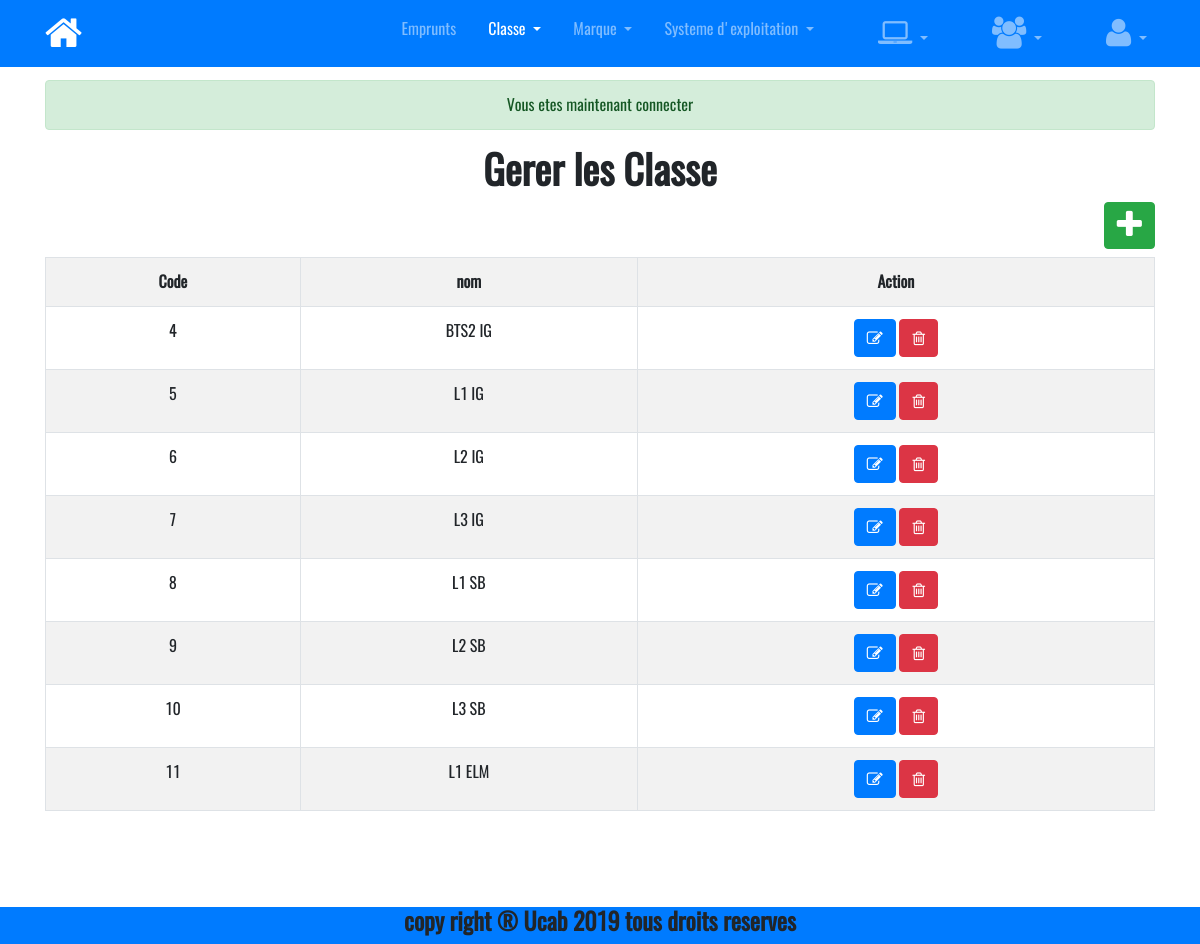
The page /index.php?p=classe (signed in) on the database its author committed.
### tables this page shows
CREATE TABLE `classe` (
  `id` int(11) NOT NULL,
  `nom` varchar(20) NOT NULL
);

### fonctions/fonction.php (called while the page is built, shortened)
<?php
function getDb(){
	$c = mysqli_connect('localhost','root','babacar','gestion_ordinateur') or die(mysqli_error($c));
	return $c;
}
function getAll($table){
 $c = getDb();    $req = "SELECT * FROM $table";
     $res = mysqli_query($c,$req) or die(mysqli_error($c));
      return _extract($res);
}
function _extract($res){
	$t = [];
	while ($c = mysqli_fetch_assoc($res)){
		$t[]=$c;
	}
	return $t;
}

### pages/classe/index.php (the view)
<?php
$classes = getAll('classe');
?>
<h1 class="text-center">Gerer les Classe</h1>
<div class="text-right">
	<a href="index.php?p=add_classe" class="btn btn-success mb-2" title="Nouvelle Classe">
        <span class="fa fa-2x fa-plus"></span>
    </a>
</div>
<table class="table table-striped table-bordered text-center">
	<tr>
		<th>Code</th>
		<th>nom</th>
		<th>Action</th>
	</tr>
	<?php foreach ($classes as $classe):?>
     <tr>
     	<td><?=$classe['id']?></td>
     	<td><?=$classe['nom']?></td>
     	<td>
     		<a class="btn btn-primary" href="index.php?p=edit_classe&id=<?=$classe['id']?>" title="Editer">
                <span class="fa fa-edit"></span>
            </a>
     		<a class="btn btn-danger" href="index.php?p=delete_classe&id=<?=$classe['id']?>" title="Supprimer">
                <span class="fa fa-trash-o"></span>
            </a>
     	</td>
     </tr>
	<?php endforeach;?>
</table>

### public/css/app.css (style rules this page uses)
body,h1,h2,h3,h4,h5,.btn,.footer { font-family: AppBody, serif; font-weight: revert; }
* { box-sizing: border-box; }

### rows shown on the page
classe: id "4", nom "BTS2 IG"
classe: id "5", nom "L1 IG"
classe: id "6", nom "L2 IG"
classe: id "7", nom "L3 IG"
classe: id "8", nom "L1 SB"
classe: id "9", nom "L2 SB"
classe: id "10", nom "L3 SB"
classe: id "11", nom "L1 ELM"

### other values the page prints
$flash->get('success') "Vous etes maintenant connecter"
